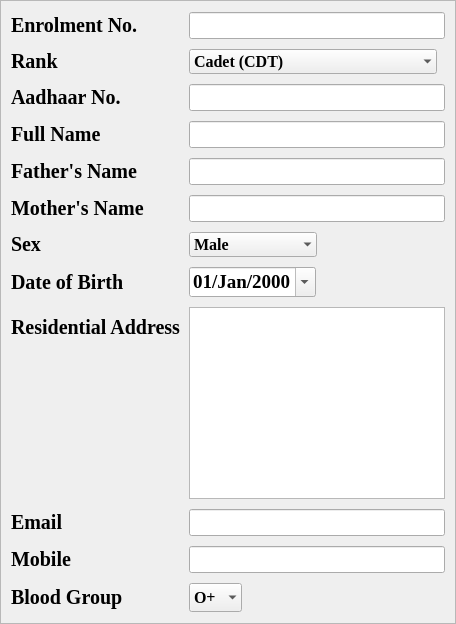
             <widget class="QFrame" name="enrolformFrame">
              <property name="styleSheet">
               <string notr="true">
#enrolformFrame{
font-family:georgia;
font-weight:bold;
margin:2px;
background-color:transparent;
border-radius:15px;

}

</string>
              </property>
              <property name="frameShape">
               <enum>QFrame::StyledPanel</enum>
              </property>
              <layout class="QFormLayout" name="Enrol_form">
               <property name="sizeConstraint">
                <enum>QLayout::SetMinimumSize</enum>
               </property>
               <property name="fieldGrowthPolicy">
                <enum>QFormLayout::ExpandingFieldsGrow</enum>
               </property>
               <property name="rowWrapPolicy">
                <enum>QFormLayout::DontWrapRows</enum>
               </property>
               <property name="labelAlignment">
                <set>Qt::AlignLeading|Qt::AlignLeft|Qt::AlignVCenter</set>
               </property>
               <property name="horizontalSpacing">
                <number>9</number>
               </property>
               <property name="verticalSpacing">
                <number>10</number>
               </property>
               <property name="leftMargin">
                <number>10</number>
               </property>
               <property name="rightMargin">
                <number>10</number>
               </property>
               <item row="0" column="0">
                <widget class="QLabel" name="enrolmentnumLabel">
                 <property name="font">
                  <font>
                   <family>georgia</family>
                   <pointsize>15</pointsize>
                   <weight>75</weight>
                   <bold>true</bold>
                  </font>
                 </property>
                 <property name="styleSheet">
                  <string notr="true">background-color:transparent;</string>
                 </property>
                 <property name="text">
                  <string>Enrolment No.</string>
                 </property>
                </widget>
               </item>
               <item row="0" column="1">
                <widget class="QLineEdit" name="enrolmentnumLineEdit">
                 <property name="font">
                  <font>
                   <family>Georgia</family>
                   <pointsize>12</pointsize>
                   <weight>75</weight>
                   <bold>true</bold>
                  </font>
                 </property>
                 <property name="styleSheet">
                  <string notr="true">b</string>
                 </property>
                 <property name="inputMethodHints">
                  <set>Qt::ImhDigitsOnly</set>
                 </property>
                 <property name="text">
                  <string/>
                 </property>
                </widget>
               </item>
               <item row="2" column="0">
                <widget class="QLabel" name="rankLabel">
                 <property name="font">
                  <font>
                   <family>Georgia</family>
                   <pointsize>15</pointsize>
                   <weight>75</weight>
                   <bold>true</bold>
                  </font>
                 </property>
                 <property name="styleSheet">
                  <string notr="true">background-color:transparent;</string>
                 </property>
                 <property name="text">
                  <string>Rank</string>
                 </property>
                </widget>
               </item>
               <item row="3" column="0">
                <widget class="QLabel" name="aadhaarLabel">
                 <property name="font">
                  <font>
                   <family>georgia</family>
                   <pointsize>15</pointsize>
                   <weight>75</weight>
                   <bold>true</bold>
                  </font>
                 </property>
                 <property name="styleSheet">
                  <string notr="true">background-color:transparent;</string>
                 </property>
                 <property name="frameShape">
                  <enum>QFrame::NoFrame</enum>
                 </property>
                 <property name="text">
                  <string>Aadhaar No.</string>
                 </property>
                 <property name="textFormat">
                  <enum>Qt::PlainText</enum>
                 </property>
                </widget>
               </item>
               <item row="3" column="1">
                <widget class="QLineEdit" name="aadhaarLineEdit">
                 <property name="font">
                  <font>
                   <family>Georgia</family>
                   <pointsize>12</pointsize>
                   <weight>75</weight>
                   <bold>true</bold>
                  </font>
                 </property>
                 <property name="mouseTracking">
                  <bool>true</bool>
                 </property>
                 <property name="acceptDrops">
                  <bool>true</bool>
                 </property>
                 <property name="styleSheet">
                  <string notr="true">b</string>
                 </property>
                 <property name="text">
                  <string/>
                 </property>
                 <property name="frame">
                  <bool>true</bool>
                 </property>
                 <property name="placeholderText">
                  <string/>
                 </property>
                </widget>
               </item>
               <item row="5" column="0">
                <widget class="QLabel" name="fullnameLabel">
                 <property name="font">
                  <font>
                   <family>georgia</family>
                   <pointsize>15</pointsize>
                   <weight>75</weight>
                   <bold>true</bold>
                  </font>
                 </property>
                 <property name="styleSheet">
                  <string notr="true">background-color:transparent;</string>
                 </property>
                 <property name="text">
                  <string>Full Name</string>
                 </property>
                </widget>
               </item>
               <item row="5" column="1">
                <widget class="QLineEdit" name="fullnameLineEdit">
                 <property name="font">
                  <font>
                   <family>Georgia</family>
                   <pointsize>12</pointsize>
                   <weight>75</weight>
                   <bold>true</bold>
                  </font>
                 </property>
                 <property name="styleSheet">
                  <string notr="true">b</string>
                 </property>
                 <property name="inputMethodHints">
                  <set>Qt::ImhDigitsOnly</set>
                 </property>
                 <property name="text">
                  <string/>
                 </property>
                </widget>
               </item>
               <item row="6" column="0">
                <widget class="QLabel" name="fathernameLabel">
                 <property name="font">
                  <font>
                   <family>georgia</family>
                   <pointsize>15</pointsize>
                   <weight>75</weight>
                   <bold>true</bold>
                  </font>
                 </property>
                 <property name="styleSheet">
                  <string notr="true">background-color:transparent;</string>
                 </property>
                 <property name="text">
                  <string>Father's Name</string>
                 </property>
                </widget>
               </item>
               <item row="6" column="1">
                <widget class="QLineEdit" name="fathernameLineEdit">
                 <property name="font">
                  <font>
                   <family>Georgia</family>
                   <pointsize>12</pointsize>
                   <weight>75</weight>
                   <bold>true</bold>
                  </font>
                 </property>
                 <property name="styleSheet">
                  <string notr="true">b</string>
                 </property>
                </widget>
               </item>
               <item row="7" column="0">
                <widget class="QLabel" name="mothernameLabel">
                 <property name="font">
                  <font>
                   <family>Georgia</family>
                   <pointsize>15</pointsize>
                   <weight>75</weight>
                   <bold>true</bold>
                  </font>
                 </property>
                 <property name="styleSheet">
                  <string notr="true">background-color:transparent;</string>
                 </property>
                 <property name="text">
                  <string>Mother's Name</string>
                 </property>
                </widget>
               </item>
               <item row="7" column="1">
                <widget class="QLineEdit" name="mothernameLineEdit">
                 <property name="font">
                  <font>
                   <family>Georgia</family>
                   <pointsize>12</pointsize>
                   <weight>75</weight>
                   <bold>true</bold>
                  </font>
                 </property>
                 <property name="styleSheet">
                  <string notr="true">b</string>
                 </property>
                </widget>
               </item>
               <item row="8" column="0">
                <widget class="QLabel" name="sexLabel">
                 <property name="font">
                  <font>
                   <family>georgia</family>
                   <pointsize>15</pointsize>
                   <weight>75</weight>
                   <bold>true</bold>
                  </font>
                 </property>
                 <property name="styleSheet">
                  <string notr="true">background-color:transparent;</string>
                 </property>
                 <property name="text">
                  <string>Sex</string>
                 </property>
                </widget>
               </item>
               <item row="8" column="1">
                <widget class="QComboBox" name="sexComboBox">
                 <property name="font">
                  <font>
                   <family>Georgia</family>
                   <pointsize>12</pointsize>
                   <weight>75</weight>
                   <bold>true</bold>
                  </font>
                 </property>
                 <property name="layoutDirection">
                  <enum>Qt::LeftToRight</enum>
                 </property>
                 <property name="styleSheet">
                  <string notr="true">width:100px;</string>
                 </property>
                 <property name="iconSize">
                  <size>
                   <width>16</width>
                   <height>16</height>
                  </size>
                 </property>
                 <property name="frame">
                  <bool>false</bool>
                 </property>
                 <item>
                  <property name="text">
                   <string>Male</string>
                  </property>
                 </item>
                 <item>
                  <property name="text">
                   <string>Female</string>
                  </property>
                 </item>
                </widget>
               </item>
               <item row="12" column="0">
                <widget class="QLabel" name="dateofbirthLabel">
                 <property name="font">
                  <font>
                   <family>georgia</family>
                   <pointsize>15</pointsize>
                   <weight>75</weight>
                   <bold>true</bold>
                  </font>
                 </property>
                 <property name="styleSheet">
                  <string notr="true">background-color:transparent;</string>
                 </property>
                 <property name="text">
                  <string>Date of Birth</string>
                 </property>
                </widget>
               </item>
               <item row="12" column="1">
                <widget class="QDateEdit" name="dateofbirthDateEdit">
                 <property name="font">
                  <font>
                   <family>Georgia</family>
                   <pointsize>14</pointsize>
                   <weight>75</weight>
                   <bold>true</bold>
                  </font>
                 </property>
                 <property name="frame">
                  <bool>true</bool>
                 </property>
                 <property name="buttonSymbols">
                  <enum>QAbstractSpinBox::UpDownArrows</enum>
                 </property>
                 <property name="date">
                  <date>
                   <year>2000</year>
                   <month>1</month>
                   <day>1</day>
                  </date>
                 </property>
                 <property name="minimumDateTime">
                  <datetime>
                   <hour>0</hour>
                   <minute>0</minute>
                   <second>0</second>
                   <year>1900</year>
                   <month>9</month>
                   <day>14</day>
                  </datetime>
                 </property>
                 <property name="displayFormat">
                  <string>dd/MMM/yyyy</string>
                 </property>
                 <property name="calendarPopup">
                  <bool>true</bool>
                 </property>
                </widget>
               </item>
               <item row="13" column="0">
                <widget class="QLabel" name="addressLabel">
                 <property name="font">
                  <font>
                   <family>georgia</family>
                   <pointsize>15</pointsize>
                   <weight>75</weight>
                   <bold>true</bold>
                  </font>
                 </property>
                 <property name="styleSheet">
                  <string notr="true">background-color:transparent;</string>
                 </property>
                 <property name="text">
                  <string>Residential Address</string>
                 </property>
                </widget>
               </item>
               <item row="13" column="1">
                <widget class="QTextEdit" name="addressTextEdit">
                 <property name="font">
                  <font>
                   <family>Georgia</family>
                   <pointsize>12</pointsize>
                   <weight>75</weight>
                   <bold>true</bold>
                  </font>
                 </property>
                 <property name="styleSheet">
                  <string notr="true">b</string>
                 </property>
                </widget>
               </item>
               <item row="14" column="0">
                <widget class="QLabel" name="emailLabel">
                 <property name="font">
                  <font>
                   <family>georgia</family>
                   <pointsize>15</pointsize>
                   <weight>75</weight>
                   <bold>true</bold>
                  </font>
                 </property>
                 <property name="styleSheet">
                  <string notr="true">background-color:transparent;</string>
                 </property>
                 <property name="text">
                  <string>Email</string>
                 </property>
                </widget>
               </item>
               <item row="14" column="1">
                <widget class="QLineEdit" name="emailLineEdit">
                 <property name="font">
                  <font>
                   <family>Georgia</family>
                   <pointsize>12</pointsize>
                   <weight>75</weight>
                   <bold>true</bold>
                  </font>
                 </property>
                 <property name="styleSheet">
                  <string notr="true"/>
                 </property>
                 <property name="text">
                  <string/>
                 </property>
                </widget>
               </item>
               <item row="15" column="0">
                <widget class="QLabel" name="mobileLabel">
                 <property name="font">
                  <font>
                   <family>georgia</family>
                   <pointsize>15</pointsize>
                   <weight>75</weight>
                   <bold>true</bold>
                  </font>
                 </property>
                 <property name="styleSheet">
                  <string notr="true">background-color:transparent;</string>
                 </property>
                 <property name="text">
                  <string>Mobile</string>
                 </property>
                </widget>
               </item>
               <item row="15" column="1">
                <widget class="QLineEdit" name="mobileLineEdit">
                 <property name="font">
                  <font>
                   <family>Georgia</family>
                   <pointsize>12</pointsize>
                   <weight>75</weight>
                   <bold>true</bold>
                  </font>
                 </property>
                 <property name="styleSheet">
                  <string notr="true"/>
                 </property>
                </widget>
               </item>
               <item row="16" column="0">
                <widget class="QLabel" name="bloodgroupLabel">
                 <property name="font">
                  <font>
                   <family>georgia</family>
                   <pointsize>15</pointsize>
                   <weight>75</weight>
                   <bold>true</bold>
                  </font>
                 </property>
                 <property name="styleSheet">
                  <string notr="true">background-color:transparent;</string>
                 </property>
                 <property name="text">
                  <string>Blood Group</string>
                 </property>
                </widget>
               </item>
               <item row="2" column="1">
                <widget class="QComboBox" name="rankComboBox">
                 <property name="font">
                  <font>
                   <family>Georgia</family>
                   <pointsize>12</pointsize>
                   <weight>75</weight>
                   <bold>true</bold>
                  </font>
                 </property>
                 <property name="editable">
                  <bool>false</bool>
                 </property>
                 <property name="frame">
                  <bool>false</bool>
                 </property>
                 <item>
                  <property name="text">
                   <string>Cadet (CDT)</string>
                  </property>
                 </item>
                 <item>
                  <property name="text">
                   <string>Lance Corporal (LCPL)</string>
                  </property>
                 </item>
                 <item>
                  <property name="text">
                   <string>Corporal (CPL)</string>
                  </property>
                 </item>
                 <item>
                  <property name="text">
                   <string>Sergent (SGT)</string>
                  </property>
                 </item>
                 <item>
                  <property name="text">
                   <string>Company Sergent Major (CSM)</string>
                  </property>
                 </item>
                 <item>
                  <property name="text">
                   <string>Junior Under Officer (JUO)</string>
                  </property>
                 </item>
                 <item>
                  <property name="text">
                   <string>Senior Under Officer (SUO)</string>
                  </property>
                 </item>
                </widget>
               </item>
               <item row="16" column="1">
                <widget class="QComboBox" name="bloodgroupComboBox">
                 <property name="font">
                  <font>
                   <family>Georgia</family>
                   <pointsize>12</pointsize>
                   <weight>75</weight>
                   <bold>true</bold>
                  </font>
                 </property>
                 <property name="autoFillBackground">
                  <bool>false</bool>
                 </property>
                 <property name="styleSheet">
                  <string notr="true">height:25px;width:25%;</string>
                 </property>
                 <property name="sizeAdjustPolicy">
                  <enum>QComboBox::AdjustToMinimumContentsLengthWithIcon</enum>
                 </property>
                 <property name="frame">
                  <bool>false</bool>
                 </property>
                 <item>
                  <property name="text">
                   <string>O+</string>
                  </property>
                 </item>
                 <item>
                  <property name="text">
                   <string>O-</string>
                  </property>
                 </item>
                 <item>
                  <property name="text">
                   <string>A+</string>
                  </property>
                 </item>
                 <item>
                  <property name="text">
                   <string>A-</string>
                  </property>
                 </item>
                 <item>
                  <property name="text">
                   <string>B+</string>
                  </property>
                 </item>
                 <item>
                  <property name="text">
                   <string>B-</string>
                  </property>
                 </item>
                 <item>
                  <property name="text">
                   <string>AB+</string>
                  </property>
                 </item>
                 <item>
                  <property name="text">
                   <string>AB-</string>
                  </property>
                 </item>
                </widget>
               </item>
              </layout>
             </widget>
